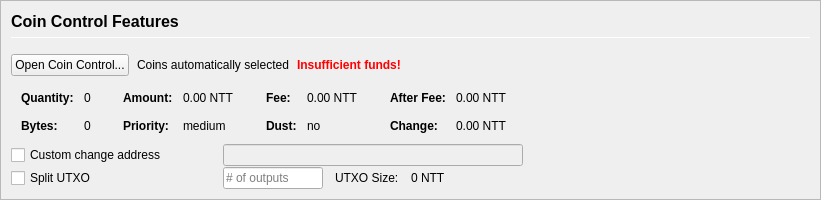
         <widget class="QFrame" name="frameCoinControl">
          <property name="sizePolicy">
           <sizepolicy hsizetype="Expanding" vsizetype="Expanding">
            <horstretch>0</horstretch>
            <verstretch>0</verstretch>
           </sizepolicy>
          </property>
          <property name="maximumSize">
           <size>
            <width>16777215</width>
            <height>16777215</height>
           </size>
          </property>
          <property name="frameShape">
           <enum>QFrame::StyledPanel</enum>
          </property>
          <property name="frameShadow">
           <enum>QFrame::Sunken</enum>
          </property>
          <layout class="QVBoxLayout" name="verticalLayoutCoinControl2">
           <property name="spacing">
            <number>0</number>
           </property>
           <property name="leftMargin">
            <number>0</number>
           </property>
           <property name="topMargin">
            <number>0</number>
           </property>
           <property name="rightMargin">
            <number>0</number>
           </property>
           <property name="bottomMargin">
            <number>0</number>
           </property>
           <item>
            <widget class="QFrame" name="frameCoinControl_BG">
             <layout class="QVBoxLayout" name="verticalLayoutCoinControl" stretch="0,0,0,0,0,0">
              <property name="spacing">
               <number>1</number>
              </property>
              <property name="leftMargin">
               <number>10</number>
              </property>
              <property name="topMargin">
               <number>10</number>
              </property>
              <item>
               <layout class="QHBoxLayout" name="horizontalLayoutCoinControl1">
                <property name="bottomMargin">
                 <number>15</number>
                </property>
                <item>
                 <layout class="QVBoxLayout" name="verticalLayout_3">
                  <property name="spacing">
                   <number>6</number>
                  </property>
                  <item>
                   <widget class="QLabel" name="labelCoinControlFeatures">
                    <property name="sizePolicy">
                     <sizepolicy hsizetype="Preferred" vsizetype="Maximum">
                      <horstretch>0</horstretch>
                      <verstretch>0</verstretch>
                     </sizepolicy>
                    </property>
                    <property name="minimumSize">
                     <size>
                      <width>0</width>
                      <height>20</height>
                     </size>
                    </property>
                    <property name="font">
                     <font>
                      <pointsize>12</pointsize>
                      <weight>75</weight>
                      <bold>true</bold>
                     </font>
                    </property>
                    <property name="styleSheet">
                     <string notr="true">font-weight:bold;</string>
                    </property>
                    <property name="text">
                     <string>Coin Control Features</string>
                    </property>
                   </widget>
                  </item>
                  <item>
                   <widget class="Line" name="line">
                    <property name="minimumSize">
                     <size>
                      <width>0</width>
                      <height>1</height>
                     </size>
                    </property>
                    <property name="maximumSize">
                     <size>
                      <width>16777215</width>
                      <height>1</height>
                     </size>
                    </property>
                    <property name="orientation">
                     <enum>Qt::Horizontal</enum>
                    </property>
                   </widget>
                  </item>
                 </layout>
                </item>
               </layout>
              </item>
              <item>
               <layout class="QHBoxLayout" name="horizontalLayoutCoinControl2" stretch="0,0,0,0">
                <property name="spacing">
                 <number>8</number>
                </property>
                <property name="bottomMargin">
                 <number>10</number>
                </property>
                <item>
                 <widget class="QPushButton" name="pushButtonCoinControl">
                  <property name="styleSheet">
                   <string notr="true"/>
                  </property>
                  <property name="text">
                   <string>Open Coin Control...</string>
                  </property>
                  <property name="autoDefault">
                   <bool>false</bool>
                  </property>
                 </widget>
                </item>
                <item>
                 <widget class="QLabel" name="labelCoinControlAutomaticallySelected">
                  <property name="text">
                   <string>Coins automatically selected</string>
                  </property>
                  <property name="margin">
                   <number>5</number>
                  </property>
                 </widget>
                </item>
                <item>
                 <widget class="QLabel" name="labelCoinControlInsuffFunds">
                  <property name="font">
                   <font>
                    <weight>75</weight>
                    <bold>true</bold>
                   </font>
                  </property>
                  <property name="styleSheet">
                   <string notr="true">color:red;font-weight:bold;</string>
                  </property>
                  <property name="text">
                   <string>Insufficient funds!</string>
                  </property>
                  <property name="margin">
                   <number>5</number>
                  </property>
                 </widget>
                </item>
                <item>
                 <spacer name="horizontalSpacerCoinControl">
                  <property name="orientation">
                   <enum>Qt::Horizontal</enum>
                  </property>
                  <property name="sizeHint" stdset="0">
                   <size>
                    <width>40</width>
                    <height>1</height>
                   </size>
                  </property>
                 </spacer>
                </item>
               </layout>
              </item>
              <item>
               <widget class="QWidget" name="widgetCoinControl" native="true">
                <property name="sizePolicy">
                 <sizepolicy hsizetype="Preferred" vsizetype="Preferred">
                  <horstretch>0</horstretch>
                  <verstretch>0</verstretch>
                 </sizepolicy>
                </property>
                <property name="minimumSize">
                 <size>
                  <width>0</width>
                  <height>0</height>
                 </size>
                </property>
                <property name="styleSheet">
                 <string notr="true"/>
                </property>
                <layout class="QHBoxLayout" name="horizontalLayoutCoinControl5">
                 <property name="leftMargin">
                  <number>0</number>
                 </property>
                 <property name="topMargin">
                  <number>0</number>
                 </property>
                 <property name="rightMargin">
                  <number>0</number>
                 </property>
                 <property name="bottomMargin">
                  <number>0</number>
                 </property>
                 <item>
                  <layout class="QHBoxLayout" name="horizontalLayoutCoinControl3" stretch="0,0,0,1">
                   <property name="spacing">
                    <number>20</number>
                   </property>
                   <property name="topMargin">
                    <number>0</number>
                   </property>
                   <property name="bottomMargin">
                    <number>10</number>
                   </property>
                   <item>
                    <layout class="QFormLayout" name="formLayoutCoinControl1">
                     <property name="horizontalSpacing">
                      <number>10</number>
                     </property>
                     <property name="verticalSpacing">
                      <number>14</number>
                     </property>
                     <property name="leftMargin">
                      <number>10</number>
                     </property>
                     <property name="topMargin">
                      <number>4</number>
                     </property>
                     <property name="rightMargin">
                      <number>6</number>
                     </property>
                     <item row="0" column="0">
                      <widget class="QLabel" name="labelCoinControlQuantityText">
                       <property name="font">
                        <font>
                         <weight>75</weight>
                         <bold>true</bold>
                        </font>
                       </property>
                       <property name="text">
                        <string>Quantity:</string>
                       </property>
                       <property name="margin">
                        <number>0</number>
                       </property>
                      </widget>
                     </item>
                     <item row="0" column="1">
                      <widget class="QLabel" name="labelCoinControlQuantity">
                       <property name="cursor">
                        <cursorShape>IBeamCursor</cursorShape>
                       </property>
                       <property name="contextMenuPolicy">
                        <enum>Qt::ActionsContextMenu</enum>
                       </property>
                       <property name="text">
                        <string notr="true">0</string>
                       </property>
                       <property name="margin">
                        <number>0</number>
                       </property>
                       <property name="textInteractionFlags">
                        <set>Qt::LinksAccessibleByMouse|Qt::TextSelectableByKeyboard|Qt::TextSelectableByMouse</set>
                       </property>
                      </widget>
                     </item>
                     <item row="1" column="0">
                      <widget class="QLabel" name="labelCoinControlBytesText">
                       <property name="font">
                        <font>
                         <weight>75</weight>
                         <bold>true</bold>
                        </font>
                       </property>
                       <property name="text">
                        <string>Bytes:</string>
                       </property>
                      </widget>
                     </item>
                     <item row="1" column="1">
                      <widget class="QLabel" name="labelCoinControlBytes">
                       <property name="cursor">
                        <cursorShape>IBeamCursor</cursorShape>
                       </property>
                       <property name="contextMenuPolicy">
                        <enum>Qt::ActionsContextMenu</enum>
                       </property>
                       <property name="text">
                        <string notr="true">0</string>
                       </property>
                       <property name="textInteractionFlags">
                        <set>Qt::LinksAccessibleByMouse|Qt::TextSelectableByKeyboard|Qt::TextSelectableByMouse</set>
                       </property>
                      </widget>
                     </item>
                    </layout>
                   </item>
                   <item>
                    <layout class="QFormLayout" name="formLayoutCoinControl2">
                     <property name="horizontalSpacing">
                      <number>10</number>
                     </property>
                     <property name="verticalSpacing">
                      <number>14</number>
                     </property>
                     <property name="leftMargin">
                      <number>6</number>
                     </property>
                     <property name="topMargin">
                      <number>4</number>
                     </property>
                     <property name="rightMargin">
                      <number>6</number>
                     </property>
                     <item row="0" column="0">
                      <widget class="QLabel" name="labelCoinControlAmountText">
                       <property name="font">
                        <font>
                         <weight>75</weight>
                         <bold>true</bold>
                        </font>
                       </property>
                       <property name="text">
                        <string>Amount:</string>
                       </property>
                       <property name="margin">
                        <number>0</number>
                       </property>
                      </widget>
                     </item>
                     <item row="0" column="1">
                      <widget class="QLabel" name="labelCoinControlAmount">
                       <property name="cursor">
                        <cursorShape>IBeamCursor</cursorShape>
                       </property>
                       <property name="contextMenuPolicy">
                        <enum>Qt::ActionsContextMenu</enum>
                       </property>
                       <property name="text">
                        <string notr="true">0.00 NTT</string>
                       </property>
                       <property name="textInteractionFlags">
                        <set>Qt::LinksAccessibleByMouse|Qt::TextSelectableByKeyboard|Qt::TextSelectableByMouse</set>
                       </property>
                      </widget>
                     </item>
                     <item row="1" column="0">
                      <widget class="QLabel" name="labelCoinControlPriorityText">
                       <property name="font">
                        <font>
                         <weight>75</weight>
                         <bold>true</bold>
                        </font>
                       </property>
                       <property name="text">
                        <string>Priority:</string>
                       </property>
                      </widget>
                     </item>
                     <item row="1" column="1">
                      <widget class="QLabel" name="labelCoinControlPriority">
                       <property name="cursor">
                        <cursorShape>IBeamCursor</cursorShape>
                       </property>
                       <property name="contextMenuPolicy">
                        <enum>Qt::ActionsContextMenu</enum>
                       </property>
                       <property name="text">
                        <string>medium</string>
                       </property>
                       <property name="textInteractionFlags">
                        <set>Qt::LinksAccessibleByMouse|Qt::TextSelectableByKeyboard|Qt::TextSelectableByMouse</set>
                       </property>
                      </widget>
                     </item>
                    </layout>
                   </item>
                   <item>
                    <layout class="QFormLayout" name="formLayoutCoinControl3">
                     <property name="horizontalSpacing">
                      <number>10</number>
                     </property>
                     <property name="verticalSpacing">
                      <number>14</number>
                     </property>
                     <property name="leftMargin">
                      <number>6</number>
                     </property>
                     <property name="topMargin">
                      <number>4</number>
                     </property>
                     <property name="rightMargin">
                      <number>6</number>
                     </property>
                     <item row="0" column="0">
                      <widget class="QLabel" name="labelCoinControlFeeText">
                       <property name="font">
                        <font>
                         <weight>75</weight>
                         <bold>true</bold>
                        </font>
                       </property>
                       <property name="text">
                        <string>Fee:</string>
                       </property>
                       <property name="margin">
                        <number>0</number>
                       </property>
                      </widget>
                     </item>
                     <item row="0" column="1">
                      <widget class="QLabel" name="labelCoinControlFee">
                       <property name="cursor">
                        <cursorShape>IBeamCursor</cursorShape>
                       </property>
                       <property name="contextMenuPolicy">
                        <enum>Qt::ActionsContextMenu</enum>
                       </property>
                       <property name="text">
                        <string notr="true">0.00 NTT</string>
                       </property>
                       <property name="textInteractionFlags">
                        <set>Qt::LinksAccessibleByMouse|Qt::TextSelectableByKeyboard|Qt::TextSelectableByMouse</set>
                       </property>
                      </widget>
                     </item>
                     <item row="1" column="0">
                      <widget class="QLabel" name="labelCoinControlLowOutputText">
                       <property name="font">
                        <font>
                         <weight>75</weight>
                         <bold>true</bold>
                        </font>
                       </property>
                       <property name="text">
                        <string>Dust:</string>
                       </property>
                      </widget>
                     </item>
                     <item row="1" column="1">
                      <widget class="QLabel" name="labelCoinControlLowOutput">
                       <property name="cursor">
                        <cursorShape>IBeamCursor</cursorShape>
                       </property>
                       <property name="contextMenuPolicy">
                        <enum>Qt::ActionsContextMenu</enum>
                       </property>
                       <property name="text">
                        <string>no</string>
                       </property>
                       <property name="textInteractionFlags">
                        <set>Qt::LinksAccessibleByMouse|Qt::TextSelectableByKeyboard|Qt::TextSelectableByMouse</set>
                       </property>
                      </widget>
                     </item>
                    </layout>
                   </item>
                   <item>
                    <layout class="QFormLayout" name="formLayoutCoinControl4">
                     <property name="horizontalSpacing">
                      <number>10</number>
                     </property>
                     <property name="verticalSpacing">
                      <number>14</number>
                     </property>
                     <property name="leftMargin">
                      <number>6</number>
                     </property>
                     <property name="topMargin">
                      <number>4</number>
                     </property>
                     <property name="rightMargin">
                      <number>6</number>
                     </property>
                     <item row="0" column="0">
                      <widget class="QLabel" name="labelCoinControlAfterFeeText">
                       <property name="font">
                        <font>
                         <weight>75</weight>
                         <bold>true</bold>
                        </font>
                       </property>
                       <property name="text">
                        <string>After Fee:</string>
                       </property>
                       <property name="margin">
                        <number>0</number>
                       </property>
                      </widget>
                     </item>
                     <item row="0" column="1">
                      <widget class="QLabel" name="labelCoinControlAfterFee">
                       <property name="cursor">
                        <cursorShape>IBeamCursor</cursorShape>
                       </property>
                       <property name="contextMenuPolicy">
                        <enum>Qt::ActionsContextMenu</enum>
                       </property>
                       <property name="text">
                        <string notr="true">0.00 NTT</string>
                       </property>
                       <property name="textInteractionFlags">
                        <set>Qt::LinksAccessibleByMouse|Qt::TextSelectableByKeyboard|Qt::TextSelectableByMouse</set>
                       </property>
                      </widget>
                     </item>
                     <item row="1" column="0">
                      <widget class="QLabel" name="labelCoinControlChangeText">
                       <property name="font">
                        <font>
                         <weight>75</weight>
                         <bold>true</bold>
                        </font>
                       </property>
                       <property name="text">
                        <string>Change:</string>
                       </property>
                      </widget>
                     </item>
                     <item row="1" column="1">
                      <widget class="QLabel" name="labelCoinControlChange">
                       <property name="cursor">
                        <cursorShape>IBeamCursor</cursorShape>
                       </property>
                       <property name="contextMenuPolicy">
                        <enum>Qt::ActionsContextMenu</enum>
                       </property>
                       <property name="text">
                        <string notr="true">0.00 NTT</string>
                       </property>
                       <property name="textInteractionFlags">
                        <set>Qt::LinksAccessibleByMouse|Qt::TextSelectableByKeyboard|Qt::TextSelectableByMouse</set>
                       </property>
                      </widget>
                     </item>
                    </layout>
                   </item>
                  </layout>
                 </item>
                </layout>
               </widget>
              </item>
              <item>
               <layout class="QHBoxLayout" name="horizontalLayoutCoinControl4">
                <property name="spacing">
                 <number>12</number>
                </property>
                <property name="sizeConstraint">
                 <enum>QLayout::SetDefaultConstraint</enum>
                </property>
                <property name="topMargin">
                 <number>0</number>
                </property>
                <property name="rightMargin">
                 <number>0</number>
                </property>
                <item>
                 <widget class="QCheckBox" name="checkBoxCoinControlChange">
                  <property name="sizePolicy">
                   <sizepolicy hsizetype="Preferred" vsizetype="Preferred">
                    <horstretch>0</horstretch>
                    <verstretch>0</verstretch>
                   </sizepolicy>
                  </property>
                  <property name="minimumSize">
                   <size>
                    <width>200</width>
                    <height>0</height>
                   </size>
                  </property>
                  <property name="maximumSize">
                   <size>
                    <width>200</width>
                    <height>16777215</height>
                   </size>
                  </property>
                  <property name="toolTip">
                   <string>If this is activated, but the change address is empty or invalid, change will be sent to a newly generated address.</string>
                  </property>
                  <property name="text">
                   <string>Custom change address</string>
                  </property>
                 </widget>
                </item>
                <item>
                 <widget class="QValidatedLineEdit" name="lineEditCoinControlChange">
                  <property name="enabled">
                   <bool>false</bool>
                  </property>
                  <property name="sizePolicy">
                   <sizepolicy hsizetype="Preferred" vsizetype="Preferred">
                    <horstretch>0</horstretch>
                    <verstretch>0</verstretch>
                   </sizepolicy>
                  </property>
                  <property name="minimumSize">
                   <size>
                    <width>300</width>
                    <height>0</height>
                   </size>
                  </property>
                 </widget>
                </item>
                <item>
                 <widget class="QLabel" name="labelCoinControlChangeLabel">
                  <property name="sizePolicy">
                   <sizepolicy hsizetype="Preferred" vsizetype="Preferred">
                    <horstretch>0</horstretch>
                    <verstretch>0</verstretch>
                   </sizepolicy>
                  </property>
                  <property name="minimumSize">
                   <size>
                    <width>100</width>
                    <height>0</height>
                   </size>
                  </property>
                  <property name="text">
                   <string/>
                  </property>
                  <property name="margin">
                   <number>3</number>
                  </property>
                 </widget>
                </item>
               </layout>
              </item>
              <item>
               <layout class="QHBoxLayout" name="horizontalLayoutCoinControl6">
                <property name="spacing">
                 <number>12</number>
                </property>
                <property name="rightMargin">
                 <number>0</number>
                </property>
                <item>
                 <widget class="QCheckBox" name="splitBlockCheckBox">
                  <property name="sizePolicy">
                   <sizepolicy hsizetype="Preferred" vsizetype="Preferred">
                    <horstretch>0</horstretch>
                    <verstretch>0</verstretch>
                   </sizepolicy>
                  </property>
                  <property name="minimumSize">
                   <size>
                    <width>200</width>
                    <height>0</height>
                   </size>
                  </property>
                  <property name="maximumSize">
                   <size>
                    <width>200</width>
                    <height>16777215</height>
                   </size>
                  </property>
                  <property name="text">
                   <string>Split UTXO</string>
                  </property>
                 </widget>
                </item>
                <item>
                 <widget class="QLineEdit" name="splitBlockLineEdit">
                  <property name="sizePolicy">
                   <sizepolicy hsizetype="Preferred" vsizetype="Preferred">
                    <horstretch>50</horstretch>
                    <verstretch>0</verstretch>
                   </sizepolicy>
                  </property>
                  <property name="minimumSize">
                   <size>
                    <width>100</width>
                    <height>0</height>
                   </size>
                  </property>
                  <property name="maximumSize">
                   <size>
                    <width>100</width>
                    <height>16777215</height>
                   </size>
                  </property>
                  <property name="placeholderText">
                   <string># of outputs</string>
                  </property>
                 </widget>
                </item>
                <item>
                 <widget class="QLabel" name="labelBlockSizeText">
                  <property name="text">
                   <string>UTXO Size:</string>
                  </property>
                 </widget>
                </item>
                <item>
                 <widget class="QLabel" name="labelBlockSize">
                  <property name="text">
                   <string>0 NTT</string>
                  </property>
                 </widget>
                </item>
                <item>
                 <spacer name="horizontalSpacer_7">
                  <property name="orientation">
                   <enum>Qt::Horizontal</enum>
                  </property>
                  <property name="sizeHint" stdset="0">
                   <size>
                    <width>40</width>
                    <height>20</height>
                   </size>
                  </property>
                 </spacer>
                </item>
               </layout>
              </item>
              <item>
               <spacer name="verticalSpacerCoinControl">
                <property name="orientation">
                 <enum>Qt::Vertical</enum>
                </property>
                <property name="sizeHint" stdset="0">
                 <size>
                  <width>800</width>
                  <height>1</height>
                 </size>
                </property>
               </spacer>
              </item>
             </layout>
            </widget>
           </item>
          </layout>
         </widget>
